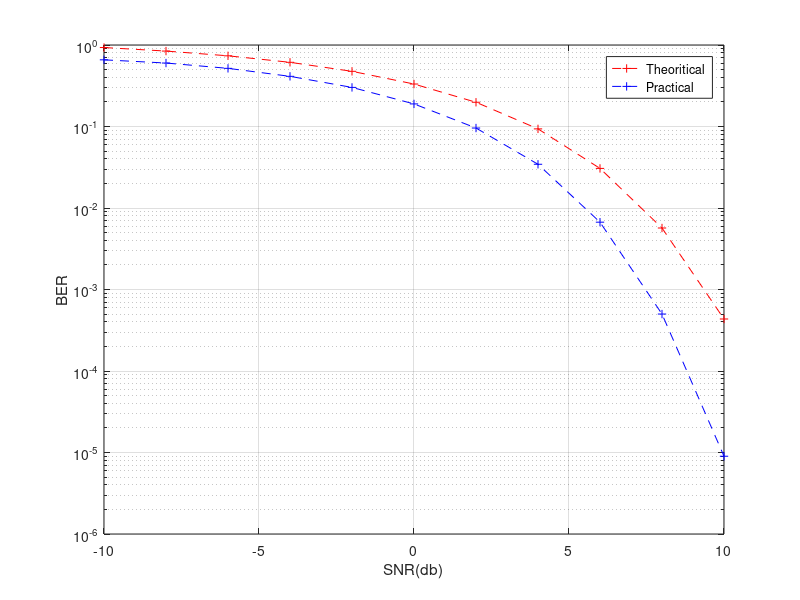

MATLAB code for this plot: (Note: this script raises an error after producing the figure.)
clear all;
close all;

SNR_db = -10:2:10;
SNR = 10.^(SNR_db/10);

M = 8;
k = log2(M);

% 4-QAM theoritical
QAM8 = 4*(1-1/sqrt(M))*qfunc(sqrt(3*k*SNR/(M-1)));
QAM8_sim = [0.6577 0.6009 0.5171 0.4126 0.3018 0.1893 0.09579 0.0344 0.0067 0.0005 9e-6];

theoritical = semilogy(SNR_db, QAM8, 'r--+');
hold on;
practical = semilogy(SNR_db, QAM8_sim, 'b--+');
hold on;

legend([theoritical practical], 'Theoritical', 'Practical');
xlabel('SNR(db)');
ylabel('BER');
hold on;
grid on;
datacursormode on;